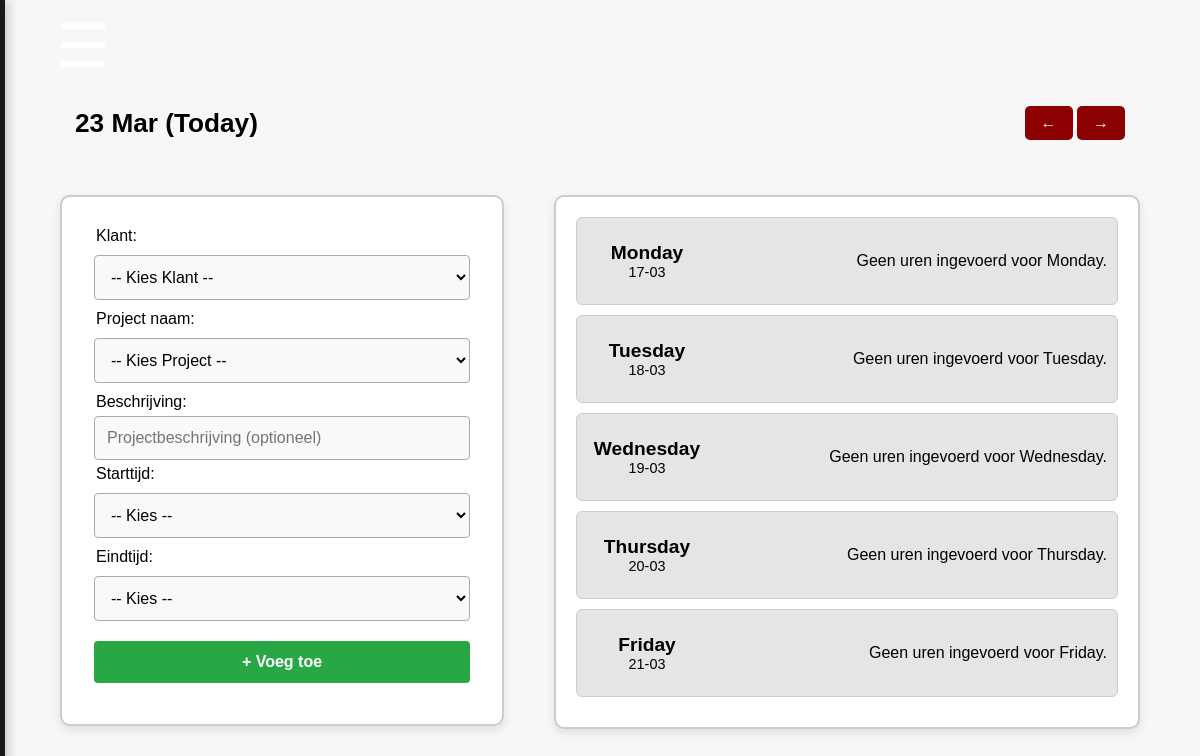
The page /uren-registreren.php (signed in) on the database as committed earlier.
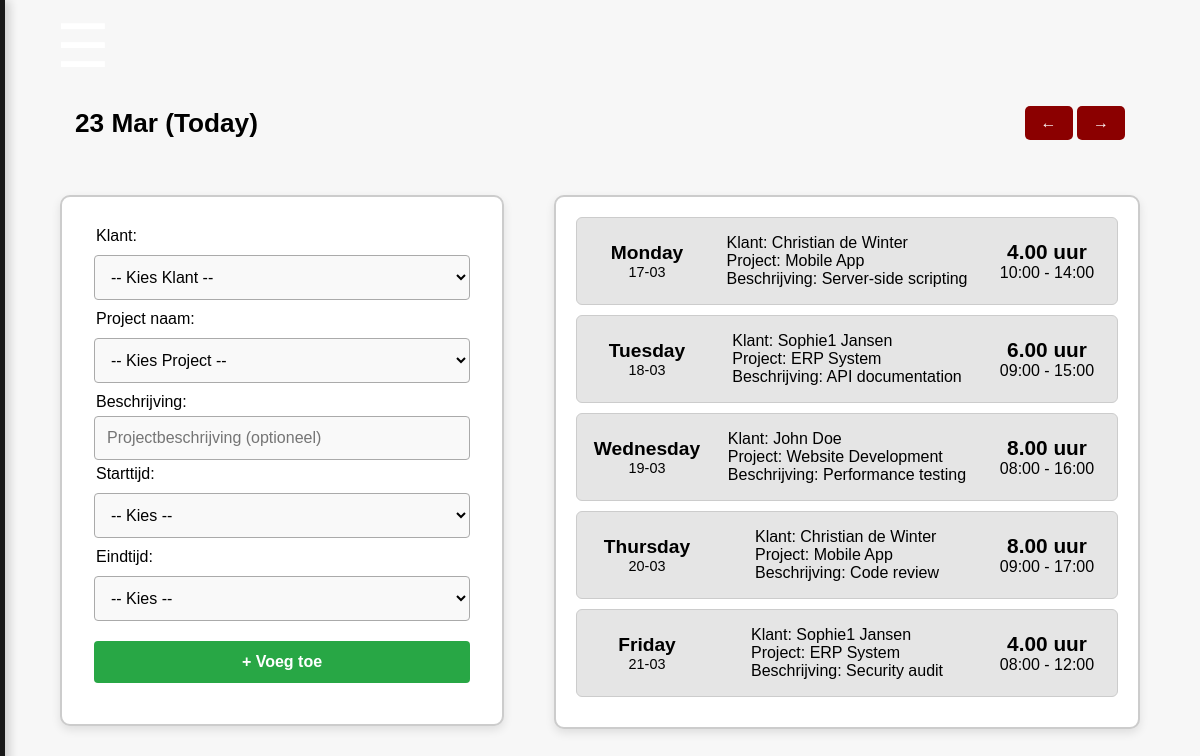
The same page on the database as committed later.
### tables this page shows
CREATE TABLE `hours` (
                         `hours_id` int(11) NOT NULL,
                         `user_id` int(11) NOT NULL DEFAULT 1,
                         `project_id` int(11) NOT NULL,
                         `date` date NOT NULL,
                         `start_hours` time NOT NULL,
                         `eind_hours` time NOT NULL,
                         `hours` decimal(4,2) NOT NULL CHECK (`hours` between 0 and 24),
                         `accord` enum('Pending','Approved','Rejected') NOT NULL DEFAULT 'Pending',
                         `contract_hours` decimal(6,2) DEFAULT NULL,
                         `beschrijving` varchar(255) DEFAULT NULL
);

CREATE TABLE `klant` (
                         `klant_id` int(11) NOT NULL,
                         `voornaam` varchar(255) NOT NULL,
                         `achternaam` varchar(255) NOT NULL,
                         `email` varchar(255) NOT NULL,
                         `telefoon` varchar(50) NOT NULL,
                         `bedrijfnaam` varchar(255) NOT NULL DEFAULT ''
);

CREATE TABLE `project` (
                           `project_id` int(11) NOT NULL,
                           `project_naam` varchar(255) NOT NULL,
                           `klant_id` int(11) NOT NULL,
                           `user_id` int(11) NOT NULL,
                           `beschrijving` text NOT NULL
);

### uren-registreren.php (the view, shortened to what this page needs)
<?php
require 'sidebar.php';
$weekOffset = $_SESSION['week_offset'] ?? 0;
$selectedDay = $_SESSION['selected_day'] ?? date('Y-m-d');
$currentWeekStart = date('Y-m-d', strtotime('monday this week') + ($weekOffset * 7 * 86400));
$currentWeekEnd = date('Y-m-d', strtotime('friday this week') + ($weekOffset * 7 * 86400));
$hoursQuery = "SELECT h.*, p.project_naam,
                      k.voornaam AS klant_voornaam, k.achternaam AS klant_achternaam,
                      u.name AS user_name, u.achternaam AS user_achternaam
               FROM hours h
               JOIN project p ON h.project_id = p.project_id
               JOIN klant k ON p.klant_id = k.klant_id
               JOIN users u ON h.user_id = u.user_id
               WHERE h.date BETWEEN :weekStart AND :weekEnd
               ORDER BY h.date ASC, h.start_hours ASC";
$hoursStmt = $pdo->prepare($hoursQuery);
$hoursStmt->execute(['weekStart' => $currentWeekStart, 'weekEnd' => $currentWeekEnd]);
$hoursRecords = $hoursStmt->fetchAll(PDO::FETCH_ASSOC);
$groupedHours = [];
foreach ($hoursRecords as $record) {
    $dayOfWeek = date('l', strtotime($record['date']));
    $groupedHours[$dayOfWeek][] = $record;
}
?>
<!DOCTYPE html>
<html lang="nl">
<head>
  <link rel="stylesheet" href="css/uren-registreren.css">
</head>
<body>
<div class="bigbox">
  <div class="topheader">
    <div class="datum">
      <h3 id="date-today"><?php echo date('d M'); ?> (Today)</h3>
    </div>
    <div class="week-nav">
      <form method="POST" action="" style="display: inline;">
        <button type="submit" id="prev">&larr;</button>
      </form>
      <form method="POST" action="" style="display: inline;">
        <button type="submit" id="next">&rarr;</button>
      </form>
    </div>
  </div>
  <div class="wrapper">
    <div class="blok-1">
      <form method="POST" action="" class="form-div">
        <li>Klant:</li>
        <select name="klant" class="small-input" onchange="this.form.submit()">
          <option value="">-- Kies Klant --</option>
        </select>
        <li>Project naam:</li>
        <select name="project" class="small-input">
          <option value="">-- Kies Project --</option>
        </select>
        <li>Beschrijving:</li>
        <input type="text" name="beschrijving" class="small-input" placeholder="Projectbeschrijving (optioneel)">
        <li>Starttijd:</li>
        <select name="begin">
          <option value="">-- Kies --</option>
        </select>
        <li>Eindtijd:</li>
        <select name="eind">
          <option value="">-- Kies --</option>
        </select>
        <button type="submit">+ Voeg toe</button>
      </form>
    </div>
    <div class="block-b">
      <div class="overzicht">
        <?php
        $dagenVanDeWeek = ['Monday', 'Tuesday', 'Wednesday', 'Thursday', 'Friday'];
        foreach ($dagenVanDeWeek as $dag):
            $dagNaam = strtolower($dag);
            $dagDatum = date('Y-m-d', strtotime($dag . ' this week') + ($weekOffset * 7 * 86400));
            $dagRecords = $groupedHours[$dag] ?? [];
            $isSelected = ($selectedDay === $dagDatum);
        ?>
          <form method="POST" action="" style="display: inline;">
            <div class="dag <?= $isSelected ? 'selected' : ''; ?>" onclick="this.parentNode.submit();">
              <div class="dag-info">
                <span class="dagnaam"><?php echo ucfirst($dagNaam); ?></span>
                <span class="datum-klein"><?php echo date('d-m', strtotime($dagDatum)); ?></span>
              </div>
              <?php if (!empty($dagRecords)): ?>
                <?php foreach ($dagRecords as $record): ?>
                  <div class="info">
                    Klant: <?php echo $record['klant_voornaam'] . ' ' . $record['klant_achternaam']; ?><br>
                    Project: <?php echo $record['project_naam']; ?><br>
                    Beschrijving: <?php echo $record['beschrijving']; ?>
                  </div>
                  <div class="tijd">
                    <span class="uren-dik"><?php echo $record['hours']; ?> uur</span><br>
                    <?php echo date('H:i', strtotime($record['start_hours'])); ?> - <?php echo date('H:i', strtotime($record['eind_hours'])); ?>
                  </div>
                <?php endforeach; ?>
              <?php else: ?>
                <p>Geen uren ingevoerd voor <?php echo ucfirst($dagNaam); ?>.</p>
              <?php endif; ?>
            </div>
          </form>
        <?php endforeach; ?>
      </div>
    </div>
  </div>
</div>
</body>
</html>

### sidebar.php (shortened to what this page needs)
<!DOCTYPE html>
<html lang="en">
<head>
    <link href="css/sidebar.css" rel="stylesheet">
</head>
<body>
<button class="toggle-btn" id="toggleBtn" onclick="toggleSidebar()">☰</button>
<div id="mySidebar" class="sidebar">
</div>
</body>
</html>

### css/sidebar.css (style rules this page uses)
.sidebar { height: 100%; width: 250px; position: fixed; top: 0; left: -250px; background-color: white; opacity: 0.9; overflow-x: hidden; transition: 0.5s; padding-top: 20px; display: flex; flex-direction: column; align-items: center; gap: 15px; border-right: outset 5px black; box-shadow: 4px 0px 10px rgba(0, 0, 0, 0.2); z-index: 9999; }
.toggle-btn { position: absolute; top: 10px; left: 50px; font-size: 60px; cursor: pointer; color: white; background-color: transparent; border: none; transition: 0.3s; }

### css/uren-registreren.css (style rules this page uses)
body { font-family: sans-serif; background: #f7f7f7; margin: 0; padding: 0; display: flex; justify-content: center; align-items: center; min-height: 100vh; }
.bigbox { width: 90%; max-width: 1300px; }
.topheader { display: flex; justify-content: space-between; align-items: center; padding: 10px 15px; }
.datum { font-size: 1.4em; font-weight: bold; }
.week-nav button { background: #8b0000; color: white; padding: 8px 16px; border: none; cursor: pointer; border-radius: 5px; font-size: 1em; transition: background 0.3s; }
.wrapper { display: flex; justify-content: space-between; align-items: stretch; gap: 50px; margin-top: 20px; }
.blok-1 { display: flex; align-items: center; height: 487px; background: white; padding: 20px; border-radius: 10px; box-shadow: 0px 4px 10px rgba(0, 0, 0, 0.1); border: 2px solid #ccc; flex-shrink: 0; }
.blok-1 select, .blok-1 button { padding: 12px; font-size: 1em; border: 1px solid #aaa; border-radius: 4px; background: #f9f9f9; transition: border 0.3s; width: calc(100% - 24px); margin: 10px auto; }
.blok-1 input { padding: 12px; font-size: 1em; border: 1px solid #aaa; border-radius: 4px; background: #f9f9f9; transition: border 0.3s; width: calc(100% - 50px); margin: 5px auto; }
.blok-1 button { background: #28a745; color: white; font-weight: bold; cursor: pointer; border: none; transition: 0.3s, transform 0.2s; }
.block-b { flex: 1; background: white; padding: 20px; border-radius: 10px; box-shadow: 0px 4px 10px rgba(0, 0, 0, 0.1); border: 2px solid #ccc; flex-shrink: 0; }
.dag { display: flex; justify-content: space-between; align-items: center; background: #e5e5e5; padding: 15px; height: 66px; border-radius: 6px; margin-bottom: 15px; transition: 0.3s; }
.dag-info { display: flex; flex-direction: column; align-items: center; min-width: 120px; }
.dagnaam { font-size: 1.2em; font-weight: bold; }
.datum-klein { font-size: 0.9em; }
.tijd { text-align: center; min-width: 120px; }
.uren-dik { font-weight: bold; font-size: 1.3em; }
li { text-align: start; list-style: none; position: relative; left: 14px; }
.form-div { text-align: center; width: 400px; }

### uren-registreren.php (style rules this page uses)
.dag { cursor: pointer; border: 1px solid #ccc; padding: 10px; margin-bottom: 10px; }

Rows that differ between the two databases and show on the page:
added hours: klant.voornaam "Christian", klant.achternaam "de Winter", project.project_naam "Mobile App", beschrijving "Server-side scripting", hours "4.00", start_hours "10:00", eind_hours "14:00", shown under "Monday"
added hours: klant.voornaam "Sophie1", klant.achternaam "Jansen", project.project_naam "ERP System", beschrijving "API documentation", hours "6.00", start_hours "09:00", eind_hours "15:00", shown under "Tuesday"
added hours: klant.voornaam "John", klant.achternaam "Doe", project.project_naam "Website Development", beschrijving "Performance testing", hours "8.00", start_hours "08:00", eind_hours "16:00", shown under "Wednesday"
added hours: klant.voornaam "Christian", klant.achternaam "de Winter", project.project_naam "Mobile App", beschrijving "Code review", hours "8.00", start_hours "09:00", eind_hours "17:00", shown under "Thursday"
added hours: klant.voornaam "Sophie1", klant.achternaam "Jansen", project.project_naam "ERP System", beschrijving "Security audit", hours "4.00", start_hours "08:00", eind_hours "12:00", shown under "Friday"
Other text that changed with them:
new list line: "Monday 17-03"
new list line: "Tuesday 18-03"
new list line: "Wednesday 19-03"
new list line: "Thursday 20-03"
new list line: "Friday 21-03"
list line gone: "Monday 17-03 Geen uren ingevoerd voor Monday ."
list line gone: "Tuesday 18-03 Geen uren ingevoerd voor Tuesday ."
list line gone: "Wednesday 19-03 Geen uren ingevoerd voor Wednesday ."
list line gone: "Thursday 20-03 Geen uren ingevoerd voor Thursday ."
list line gone: "Friday 21-03 Geen uren ingevoerd voor Friday ."
